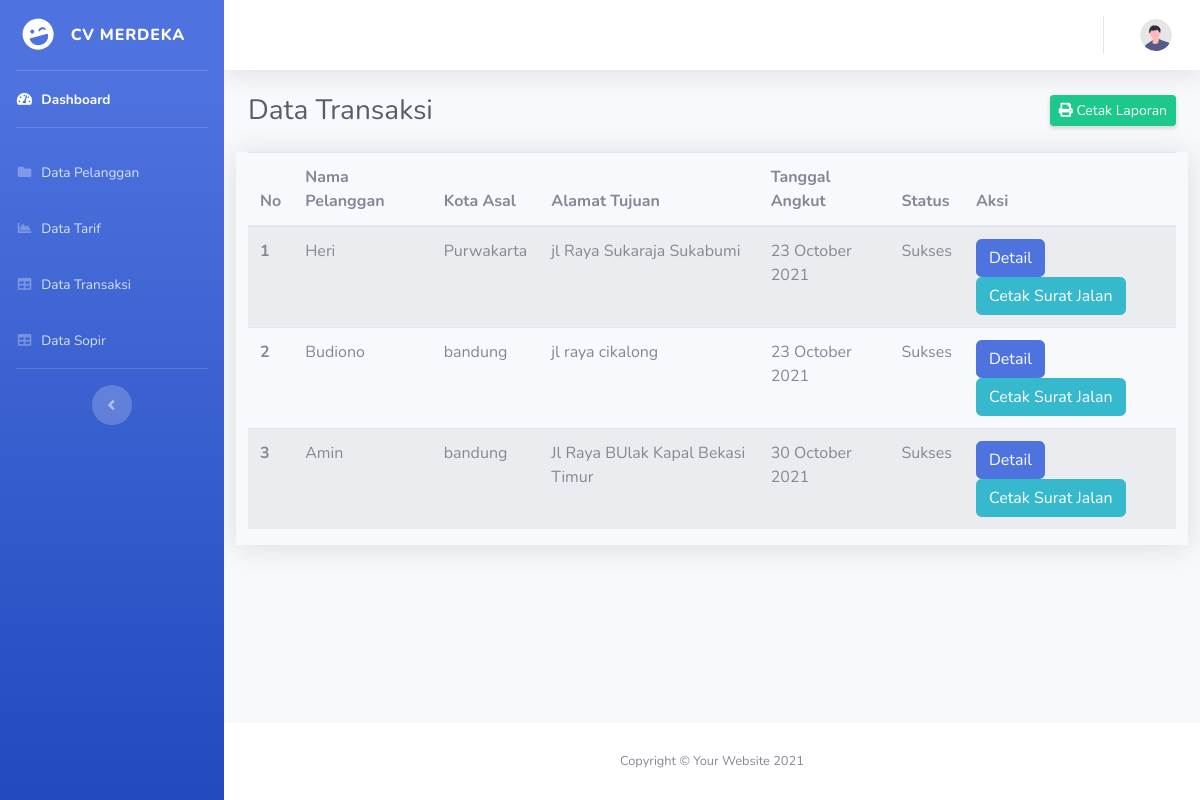
Screenshot of /admin/index.php?halaman=data_transaksi (signed in) with the database file from the repository.
### tables this page shows
CREATE TABLE `transaksi` (
  `id` int(11) NOT NULL,
  `id_transaksi` varchar(100) NOT NULL,
  `id_pelanggan` int(11) NOT NULL,
  `id_tarif` int(11) NOT NULL,
  `id_sopir` int(11) NOT NULL,
  `tanggal` date NOT NULL,
  `alamat_tujuan` text NOT NULL,
  `dp` int(11) NOT NULL,
  `sisa` int(11) NOT NULL,
  `bukti_pembayaran` varchar(100) NOT NULL,
  `status_transaksi` int(11) NOT NULL
);

CREATE TABLE `pelanggan` (
  `id_pelanggan` int(10) NOT NULL,
  `nama` varchar(30) NOT NULL,
  `no_tlp` int(13) NOT NULL,
  `alamat` text NOT NULL,
  `username` varchar(10) NOT NULL,
  `password` varchar(10) NOT NULL,
  `status` int(1) NOT NULL
);

CREATE TABLE `tarif` (
  `id_tarif` int(10) NOT NULL,
  `kota_asal` varchar(20) NOT NULL,
  `kota_tujuan` varchar(20) NOT NULL,
  `max_kapasitas` int(10) NOT NULL,
  `harga` int(10) NOT NULL
);

### admin/data_transaksi.php (the view, shortened to what this page needs)
<div class="row">
<div class="col-lg-12">
<div class="d-sm-flex align-items-center justify-content-between mb-4">
    <h1 class="h3 mb-0 text-gray-800">Data Transaksi</h1>
    <a href="index.php?halaman=cetak_laporan" class="d-none d-sm-inline-block btn btn-sm btn-success shadow-sm"><i class="fas fa-print text-white-100 "></i> Cetak Laporan</a>
</div>
</div>
<div class="col-lg-12 shadow">
            <table class="table table-striped">
                <thead>
                    <tr>
                        <th scope="col">No</th>
                        <th scope="col">Nama Pelanggan</th>
                        <th scope="col">Kota Asal</th>
                        <th scope="col">Alamat Tujuan</th>
                        <th scope="col">Tanggal Angkut</th>
                        <th scope="col">Status</th>
                        <th scope="col">Aksi</th>
                    </tr>
                </thead>
                <tbody>
                    <?php $nomor =1; ?>
                    <?php $ambil = $koneksi->query("SELECT * FROM transaksi
                                                    JOIN pelanggan ON transaksi.id_pelanggan=pelanggan.id_pelanggan
                                                    JOIN tarif ON transaksi.id_tarif=tarif.id_tarif
                                                     "); ?>
                    <?php while($data = $ambil->fetch_assoc()) :?>
                    <tr>
                        <th scope="row"><?= $nomor; ?></th>
                        <td><?= $data['nama']; ?></td>
                        <td><?= $data['kota_asal'];?></td>
                        <td><?= $data['alamat_tujuan']; ?></td>
                        <td><?= date("d F Y", strtotime($data['tanggal'])); ?></td>
                        <?php if ($data['status_transaksi'] == 2) { ?>
                            <td>Sudah Konfirmasi Pembayaran</td>
                            <td>
                                <a href="index.php?halaman=detail_transaksi&id=<?= $data['id_transaksi'];?>">
                                  <button class="btn btn-primary" type="submit">Detail</button>
                                </a>&nbsp;
                                <a href="index.php?halaman=input_sopir_angkut&id=<?= $data['id_transaksi'];?>">
                                <button class="btn btn-info" type="submit">Input Supir</button>
                                </a>
                            </td>
                        <?php } elseif($data['status_transaksi'] == 3) { ?>
                            <td>Sukses</td>
                            <td>
                                <a href="index.php?halaman=detail_transaksi&id=<?= $data['id_transaksi'];?>">
                                  <button class="btn btn-primary" type="submit">Detail</button>
                                </a>&nbsp;
                                <a href="cetak_surat.php?id=<?= $data['id_transaksi'];?>">
                                <button class="btn btn-info" type="submit">Cetak Surat Jalan</button>
                                </a>
                            </td>
                        <?php } ?>
                    </tr>
                    <?php $nomor++; ?>
                    <?php endwhile;?>
                </tbody>
            </table>
        </div>
    </div>

### admin/index.php (shortened to what this page needs)
<?php
    include "../koneksi.php";
?>
<!DOCTYPE html>
<html lang="en">
<head>
    <link href="vendor/fontawesome-free/css/all.min.css" rel="stylesheet" type="text/css">
    <link href="css/sb-admin-2.min.css" rel="stylesheet">
</head>
<body id="page-top">
    <div id="wrapper">
        <ul class="navbar-nav bg-gradient-primary sidebar sidebar-dark accordion" id="accordionSidebar">
            <a class="sidebar-brand d-flex align-items-center justify-content-center" href="index.html">
                <div class="sidebar-brand-icon rotate-n-15">
                    <i class="fas fa-laugh-wink"></i>
                </div>
                <div class="sidebar-brand-text mx-3">CV MERDEKA </div>
            </a>
            <hr class="sidebar-divider my-0">
            <li class="nav-item active">
                <a class="nav-link" href="index.php?halaman=home.php">
                    <i class="fas fa-fw fa-tachometer-alt"></i>
                    <span>Dashboard</span></a>
            </li>
            <hr class="sidebar-divider">
            <li class="nav-item">
                <a class="nav-link " href="index.php?halaman=data_pelanggan" >
                    <i class="fas fa-fw fa-folder"></i>
                    <span>Data Pelanggan</span>
                </a>
            </li>
            <li class="nav-item">
                <a class="nav-link" href="index.php?halaman=data_tarif">
                    <i class="fas fa-fw fa-chart-area"></i>
                    <span>Data Tarif</span></a>
            </li>
            <li class="nav-item">
                <a class="nav-link" href="index.php?halaman=data_transaksi">
                    <i class="fas fa-fw fa-table"></i>
                    <span>Data Transaksi</span></a>
            </li>
            <li class="nav-item">
                <a class="nav-link" href="index.php?halaman=data_sopir">
                    <i class="fas fa-fw fa-table"></i>
                    <span>Data Sopir</span></a>
            </li>
            <hr class="sidebar-divider d-none d-md-block">
            <div class="text-center d-none d-md-inline">
                <button class="rounded-circle border-0" id="sidebarToggle"></button>
            </div>
        </ul>
        <div id="content-wrapper" class="d-flex flex-column">
            <div id="content">
                <nav class="navbar navbar-expand navbar-light bg-white topbar mb-4 static-top shadow">
                    <ul class="navbar-nav ml-auto">
                        <li class="nav-item dropdown no-arrow">
                            <a class="nav-link dropdown-toggle" href="#" id="userDropdown" role="button"
                                data-toggle="dropdown" aria-haspopup="true" aria-expanded="false">
                                <img class="img-profile rounded-circle"
                                    src="img/undraw_profile.svg">
                            </a>
                        </li>
                    </ul>
                </nav>
                <div class="container-fluid">
                        <?php
                            if (isset($_GET['halaman'])) {
                                if ($_GET['halaman'] == "data_pelanggan")  {
                                    include "data_pelanggan.php";
                                }else if($_GET['halaman'] == "konfirmasi"){
                                    include "konfirmasi.php";
                                }else if($_GET['halaman'] == "data_tarif"){
                                    include "data_tarif.php";
                                }else if($_GET['halaman'] == "data_sopir"){
                                    include "data_sopir.php";
                                }else if($_GET['halaman'] == "data_transaksi"){
                                    include "data_transaksi.php";
                                }else if($_GET['halaman'] == "detail_transaksi"){
                                    include "detail_transaksi.php";
                                }else if($_GET['halaman'] == "tambah_data_sopir"){
                                    include "tambah_data_sopir.php";
                                }else if($_GET['halaman'] == "hapus_data_sopir"){
                                    include "hapus_data_sopir.php";
                                }else if($_GET['halaman'] == "edit_data_sopir"){
                                    include "edit_data_sopir.php";
                                }else if($_GET['halaman'] == "input_sopir_angkut"){
                                    include "input_sopir_angkut.php";
                                }else if($_GET['halaman'] == "hapus_data_tarif"){
                                    include "hapus_data_tarif.php";
                                }else if($_GET['halaman'] == "tambah_data_tarif"){
                                    include "tambah_data_tarif.php";
                                }else if($_GET['halaman'] == "edit_data_tarif"){
                                    include "edit_data_tarif.php";
                                }else if($_GET['halaman'] == "cetak_laporan"){
                                    include "cetak_laporan.php";
                                }else if($_GET['halaman'] == "cetak_surat"){
                                    include "cetak_surat.php";
                                }
                            }else{
                                include 'home.php';
                            }
                        ?>
                </div>
            </div>
            <footer class="sticky-footer bg-white">
                <div class="container my-auto">
                    <div class="copyright text-center my-auto">
                        <span>Copyright &copy; Your Website 2021</span>
                    </div>
                </div>
            </footer>
        </div>
    </div>
</body>
</html>

### rows the page displays
transaksi: id_pelanggan.nama "Heri", id_tarif.kota_asal "Purwakarta", alamat_tujuan "jl Raya Sukaraja Sukabumi", tanggal "23 October 2021"
transaksi: id_pelanggan.nama "Budiono", id_tarif.kota_asal "bandung", alamat_tujuan "jl raya cikalong", tanggal "23 October 2021"
transaksi: id_pelanggan.nama "Amin", id_tarif.kota_asal "bandung", alamat_tujuan "Jl Raya BUlak Kapal Bekasi Timur", tanggal "30 October 2021"
